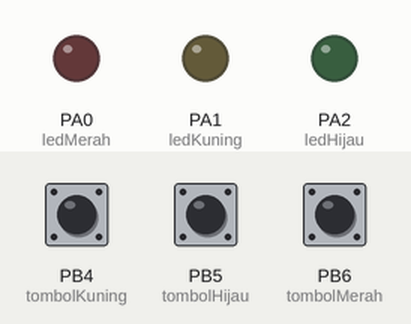
This sketch was run on a simulated STM32 Blue Pill. Parts: output pins drawn as LEDs (lit = HIGH). The inputs (shaded band) are chosen by the test bench; at power-on: PB4 (tombolKuning) LOW, PB5 (tombolHijau) LOW, PB6 (tombolMerah) LOW.

Above: at 1.2 s.
1.3 s: PB4 (tombolKuning) pulled HIGH for 0.15 s
At 1.37 s:
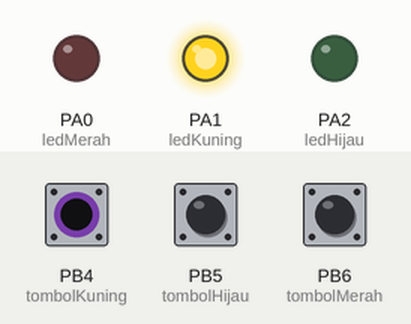
2.9 s: PB5 (tombolHijau) pulled HIGH for 0.15 s
At 2.97 s:
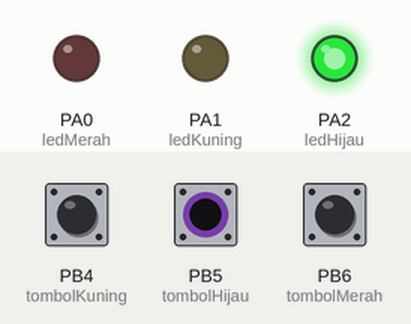
4.5 s: PB6 (tombolMerah) pulled HIGH for 0.15 s
At 4.57 s:
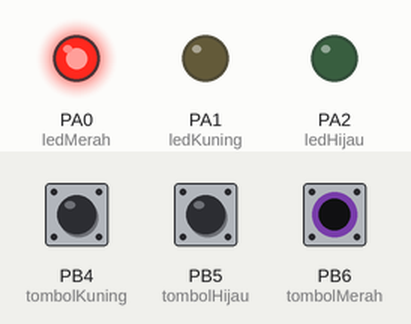
6.1 s: PB6 (tombolMerah) pulled HIGH for 3.2 s
At 10.2 s:
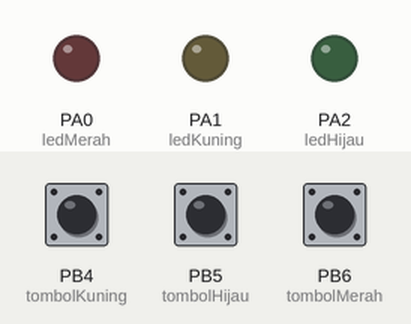
10.8 s: PB4 (tombolKuning) pulled HIGH for 3.2 s
At 11.3 s:
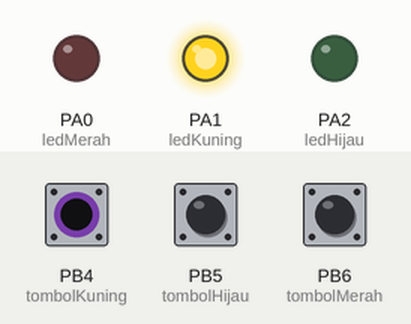
15.5 s: PB4 (tombolKuning) driven HIGH and PB5 (tombolHijau) driven HIGH
At 16.1 s:
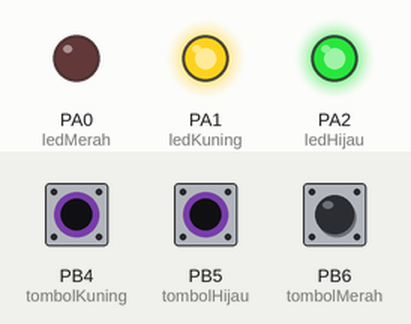
Timing chart, 0 to 18.0 s (numbered marks = the images above; inputs shaded):
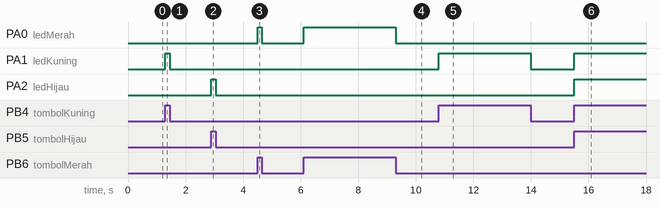

The sketch:

1.Blinking_LED.ino
```cpp
//Inisialisasi
int ledMerah = PA0;
int ledKuning = PA1;
int ledHijau = PA2;
int tombolMerah = PB6;
int tombolKuning = PB4;
int tombolHijau = PB5;
//char led;

void setup() {
//  for(led=13; led<16; led++){
//    pinMode(PC[led], OUTPUT);
//  }
  pinMode(ledMerah, OUTPUT);
  pinMode(ledKuning, OUTPUT);
  pinMode(ledHijau, OUTPUT);
  pinMode(tombolMerah, INPUT);
  pinMode(tombolKuning, INPUT);
  pinMode(tombolHijau, INPUT);
}

void loop() {
//   for(led=13; led<16; led++){
//    digitalWrite(PC+led, HIGH);
//    delay(1000);
//    digitalWrite(PC+led, LOW);
//    delay(1000);
  int bacaMerah = digitalRead(tombolMerah);
  int bacaKuning = digitalRead(tombolKuning);
  int bacaHijau = digitalRead(tombolHijau);

  if (bacaMerah ==1){
    digitalWrite(ledMerah, HIGH);
  }else{
    digitalWrite(ledMerah, LOW);
  }

  if (bacaKuning ==1){
    digitalWrite(ledKuning, HIGH);
  }else{
    digitalWrite(ledKuning, LOW);
  }

  if (bacaHijau ==1){
    digitalWrite(ledHijau, HIGH);
  }else{
    digitalWrite(ledHijau, LOW);
  }


//  digitalWrite(ledMerah,HIGH);
//  digitalWrite(ledKuning,HIGH);
//  digitalWrite(ledHijau,HIGH);
//  delay(1000);
//  digitalWrite(ledMerah,LOW);
//  digitalWrite(ledKuning,LOW);
//  digitalWrite(ledHijau,LOW);
//  delay(1000);


}
```

Measured:
- after the input at 1.3 s, PA1 (ledKuning): LOW → HIGH at once, → LOW 0.15 s later
- after the input at 2.9 s, PA2 (ledHijau): LOW → HIGH at once, → LOW 0.15 s later
- after the input at 4.5 s, PA0 (ledMerah): LOW → HIGH at once, → LOW 0.15 s later
- after the input at 6.1 s, PA0 (ledMerah): LOW → HIGH at once, → LOW 3.2 s later
- after the input at 10.8 s, PA1 (ledKuning): LOW → HIGH at once, → LOW 3.2 s later
- after the input at 15.5 s, PA1 (ledKuning), PA2 (ledHijau): LOW → HIGH at once
